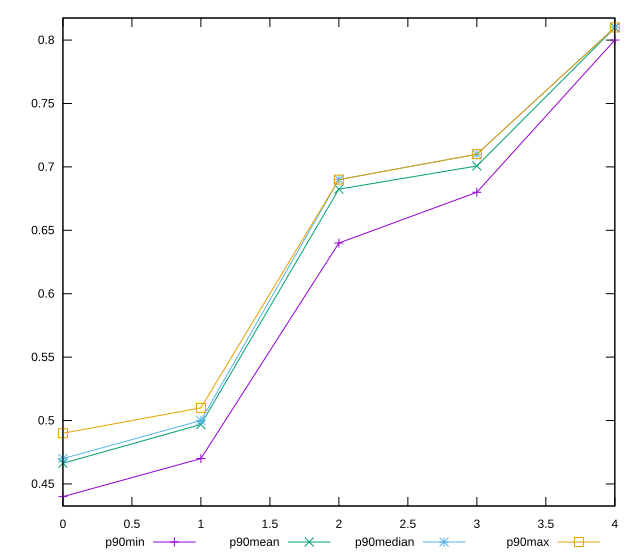

Generate this figure with gnuplot:
reset

$p90Min <<EOF
0 0.44
1 0.47
2 0.64
3 0.68
4 0.8
EOF

$p90Mean <<EOF
0 0.4662765957446809
1 0.4969148936170213
2 0.6824468085106387
3 0.7007446808510635
4 0.8097872340425543
EOF

$p90Median <<EOF
0 0.47
1 0.5
2 0.69
3 0.71
4 0.81
EOF

$p90Max <<EOF
0 0.49
1 0.51
2 0.69
3 0.71
4 0.81
EOF

set key outside below
set xrange [0:4]
set yrange [0.4326:0.8174]
set trange [0.4326:0.8174]
set terminal svg size 640, 560 enhanced background rgb 'white'
set output "report_00018_2021-02-10T15-25-16.877Z/meta/score/progression/value.svg"

plot $p90Min title "p90min" with linespoints, \
     $p90Mean title "p90mean" with linespoints, \
     $p90Median title "p90median" with linespoints, \
     $p90Max title "p90max" with linespoints

reset
